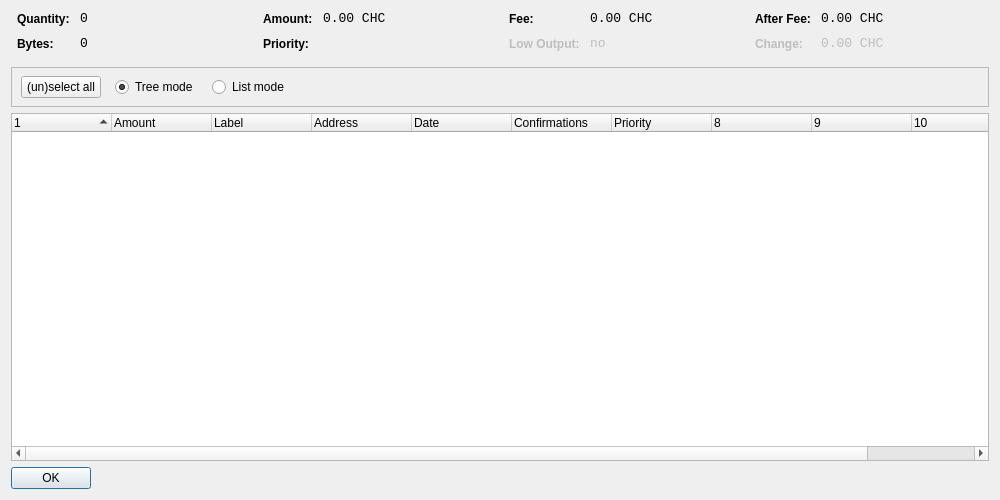
<?xml version="1.0" encoding="UTF-8"?>
<ui version="4.0">
 <class>CoinControlDialog</class>
 <widget class="QDialog" name="CoinControlDialog">
  <property name="geometry">
   <rect>
    <x>0</x>
    <y>0</y>
    <width>1000</width>
    <height>500</height>
   </rect>
  </property>
  <property name="windowTitle">
   <string>Coin Control</string>
  </property>
  <layout class="QVBoxLayout" name="verticalLayout">
   <item>
    <layout class="QHBoxLayout" name="horizontalLayoutTop" stretch="0,0,0,0">
     <property name="topMargin">
      <number>0</number>
     </property>
     <property name="bottomMargin">
      <number>10</number>
     </property>
     <item>
      <layout class="QFormLayout" name="formLayoutCoinControl1">
       <property name="horizontalSpacing">
        <number>10</number>
       </property>
       <property name="verticalSpacing">
        <number>10</number>
       </property>
       <property name="leftMargin">
        <number>6</number>
       </property>
       <property name="rightMargin">
        <number>6</number>
       </property>
       <item row="0" column="0">
        <widget class="QLabel" name="labelCoinControlQuantityText">
         <property name="styleSheet">
          <string notr="true">font-weight:bold;</string>
         </property>
         <property name="text">
          <string>Quantity:</string>
         </property>
        </widget>
       </item>
       <item row="0" column="1">
        <widget class="QLabel" name="labelCoinControlQuantity">
         <property name="font">
          <font>
           <family>Monospace</family>
           <pointsize>10</pointsize>
          </font>
         </property>
         <property name="cursor">
          <cursorShape>IBeamCursor</cursorShape>
         </property>
         <property name="contextMenuPolicy">
          <enum>Qt::ActionsContextMenu</enum>
         </property>
         <property name="text">
          <string notr="true">0</string>
         </property>
         <property name="textInteractionFlags">
          <set>Qt::LinksAccessibleByMouse|Qt::TextSelectableByKeyboard|Qt::TextSelectableByMouse</set>
         </property>
        </widget>
       </item>
       <item row="1" column="0">
        <widget class="QLabel" name="labelCoinControlBytesText">
         <property name="styleSheet">
          <string notr="true">font-weight:bold;</string>
         </property>
         <property name="text">
          <string>Bytes:</string>
         </property>
        </widget>
       </item>
       <item row="1" column="1">
        <widget class="QLabel" name="labelCoinControlBytes">
         <property name="font">
          <font>
           <family>Monospace</family>
           <pointsize>10</pointsize>
          </font>
         </property>
         <property name="cursor">
          <cursorShape>IBeamCursor</cursorShape>
         </property>
         <property name="contextMenuPolicy">
          <enum>Qt::ActionsContextMenu</enum>
         </property>
         <property name="text">
          <string notr="true">0</string>
         </property>
         <property name="textInteractionFlags">
          <set>Qt::LinksAccessibleByMouse|Qt::TextSelectableByKeyboard|Qt::TextSelectableByMouse</set>
         </property>
        </widget>
       </item>
      </layout>
     </item>
     <item>
      <layout class="QFormLayout" name="formLayoutCoinControl2">
       <property name="horizontalSpacing">
        <number>10</number>
       </property>
       <property name="verticalSpacing">
        <number>10</number>
       </property>
       <property name="leftMargin">
        <number>6</number>
       </property>
       <property name="rightMargin">
        <number>6</number>
       </property>
       <item row="0" column="0">
        <widget class="QLabel" name="labelCoinControlAmountText">
         <property name="styleSheet">
          <string notr="true">font-weight:bold;</string>
         </property>
         <property name="text">
          <string>Amount:</string>
         </property>
        </widget>
       </item>
       <item row="0" column="1">
        <widget class="QLabel" name="labelCoinControlAmount">
         <property name="font">
          <font>
           <family>Monospace</family>
           <pointsize>10</pointsize>
          </font>
         </property>
         <property name="cursor">
          <cursorShape>IBeamCursor</cursorShape>
         </property>
         <property name="contextMenuPolicy">
          <enum>Qt::ActionsContextMenu</enum>
         </property>
         <property name="text">
          <string notr="true">0.00 CHC</string>
         </property>
         <property name="textInteractionFlags">
          <set>Qt::LinksAccessibleByMouse|Qt::TextSelectableByKeyboard|Qt::TextSelectableByMouse</set>
         </property>
        </widget>
       </item>
       <item row="1" column="0">
        <widget class="QLabel" name="labelCoinControlPriorityText">
         <property name="styleSheet">
          <string notr="true">font-weight:bold;</string>
         </property>
         <property name="text">
          <string>Priority:</string>
         </property>
        </widget>
       </item>
       <item row="1" column="1">
        <widget class="QLabel" name="labelCoinControlPriority">
         <property name="font">
          <font>
           <family>Monospace</family>
           <pointsize>10</pointsize>
          </font>
         </property>
         <property name="cursor">
          <cursorShape>IBeamCursor</cursorShape>
         </property>
         <property name="contextMenuPolicy">
          <enum>Qt::ActionsContextMenu</enum>
         </property>
         <property name="text">
          <string/>
         </property>
         <property name="textInteractionFlags">
          <set>Qt::LinksAccessibleByMouse|Qt::TextSelectableByKeyboard|Qt::TextSelectableByMouse</set>
         </property>
        </widget>
       </item>
      </layout>
     </item>
     <item>
      <layout class="QFormLayout" name="formLayoutCoinControl3">
       <property name="horizontalSpacing">
        <number>10</number>
       </property>
       <property name="verticalSpacing">
        <number>10</number>
       </property>
       <property name="leftMargin">
        <number>6</number>
       </property>
       <property name="rightMargin">
        <number>6</number>
       </property>
       <item row="0" column="0">
        <widget class="QLabel" name="labelCoinControlFeeText">
         <property name="styleSheet">
          <string notr="true">font-weight:bold;</string>
         </property>
         <property name="text">
          <string>Fee:</string>
         </property>
        </widget>
       </item>
       <item row="0" column="1">
        <widget class="QLabel" name="labelCoinControlFee">
         <property name="font">
          <font>
           <family>Monospace</family>
           <pointsize>10</pointsize>
          </font>
         </property>
         <property name="cursor">
          <cursorShape>IBeamCursor</cursorShape>
         </property>
         <property name="contextMenuPolicy">
          <enum>Qt::ActionsContextMenu</enum>
         </property>
         <property name="text">
          <string notr="true">0.00 CHC</string>
         </property>
         <property name="textInteractionFlags">
          <set>Qt::LinksAccessibleByMouse|Qt::TextSelectableByKeyboard|Qt::TextSelectableByMouse</set>
         </property>
        </widget>
       </item>
       <item row="1" column="0">
        <widget class="QLabel" name="labelCoinControlLowOutputText">
         <property name="enabled">
          <bool>false</bool>
         </property>
         <property name="styleSheet">
          <string notr="true">font-weight:bold;</string>
         </property>
         <property name="text">
          <string>Low Output:</string>
         </property>
        </widget>
       </item>
       <item row="1" column="1">
        <widget class="QLabel" name="labelCoinControlLowOutput">
         <property name="enabled">
          <bool>false</bool>
         </property>
         <property name="font">
          <font>
           <family>Monospace</family>
           <pointsize>10</pointsize>
          </font>
         </property>
         <property name="cursor">
          <cursorShape>IBeamCursor</cursorShape>
         </property>
         <property name="contextMenuPolicy">
          <enum>Qt::ActionsContextMenu</enum>
         </property>
         <property name="text">
          <string notr="true">no</string>
         </property>
         <property name="textInteractionFlags">
          <set>Qt::LinksAccessibleByMouse|Qt::TextSelectableByKeyboard|Qt::TextSelectableByMouse</set>
         </property>
        </widget>
       </item>
      </layout>
     </item>
     <item>
      <layout class="QFormLayout" name="formLayoutCoinControl4">
       <property name="horizontalSpacing">
        <number>10</number>
       </property>
       <property name="verticalSpacing">
        <number>10</number>
       </property>
       <property name="leftMargin">
        <number>6</number>
       </property>
       <property name="rightMargin">
        <number>6</number>
       </property>
       <item row="0" column="0">
        <widget class="QLabel" name="labelCoinControlAfterFeeText">
         <property name="styleSheet">
          <string notr="true">font-weight:bold;</string>
         </property>
         <property name="text">
          <string>After Fee:</string>
         </property>
        </widget>
       </item>
       <item row="0" column="1">
        <widget class="QLabel" name="labelCoinControlAfterFee">
         <property name="font">
          <font>
           <family>Monospace</family>
           <pointsize>10</pointsize>
          </font>
         </property>
         <property name="cursor">
          <cursorShape>IBeamCursor</cursorShape>
         </property>
         <property name="contextMenuPolicy">
          <enum>Qt::ActionsContextMenu</enum>
         </property>
         <property name="text">
          <string notr="true">0.00 CHC</string>
         </property>
         <property name="textInteractionFlags">
          <set>Qt::LinksAccessibleByMouse|Qt::TextSelectableByKeyboard|Qt::TextSelectableByMouse</set>
         </property>
        </widget>
       </item>
       <item row="1" column="0">
        <widget class="QLabel" name="labelCoinControlChangeText">
         <property name="enabled">
          <bool>false</bool>
         </property>
         <property name="styleSheet">
          <string notr="true">font-weight:bold;</string>
         </property>
         <property name="text">
          <string>Change:</string>
         </property>
        </widget>
       </item>
       <item row="1" column="1">
        <widget class="QLabel" name="labelCoinControlChange">
         <property name="enabled">
          <bool>false</bool>
         </property>
         <property name="font">
          <font>
           <family>Monospace</family>
           <pointsize>10</pointsize>
          </font>
         </property>
         <property name="cursor">
          <cursorShape>IBeamCursor</cursorShape>
         </property>
         <property name="contextMenuPolicy">
          <enum>Qt::ActionsContextMenu</enum>
         </property>
         <property name="text">
          <string notr="true">0.00 CHC</string>
         </property>
         <property name="textInteractionFlags">
          <set>Qt::LinksAccessibleByMouse|Qt::TextSelectableByKeyboard|Qt::TextSelectableByMouse</set>
         </property>
        </widget>
       </item>
      </layout>
     </item>
    </layout>
   </item>
   <item>
    <widget class="QFrame" name="frame">
     <property name="minimumSize">
      <size>
       <width>0</width>
       <height>40</height>
      </size>
     </property>
     <property name="frameShape">
      <enum>QFrame::StyledPanel</enum>
     </property>
     <property name="frameShadow">
      <enum>QFrame::Sunken</enum>
     </property>
     <widget class="QWidget" name="horizontalLayoutWidget">
      <property name="geometry">
       <rect>
        <x>10</x>
        <y>0</y>
        <width>781</width>
        <height>41</height>
       </rect>
      </property>
      <layout class="QHBoxLayout" name="horizontalLayoutPanel" stretch="0,0,0,0,0">
       <property name="spacing">
        <number>14</number>
       </property>
       <item>
        <widget class="QPushButton" name="pushButtonSelectAll">
         <property name="sizePolicy">
          <sizepolicy hsizetype="Maximum" vsizetype="Fixed">
           <horstretch>0</horstretch>
           <verstretch>0</verstretch>
          </sizepolicy>
         </property>
         <property name="text">
          <string>(un)select all</string>
         </property>
        </widget>
       </item>
       <item>
        <widget class="QRadioButton" name="radioTreeMode">
         <property name="sizePolicy">
          <sizepolicy hsizetype="Maximum" vsizetype="Fixed">
           <horstretch>0</horstretch>
           <verstretch>0</verstretch>
          </sizepolicy>
         </property>
         <property name="text">
          <string>Tree mode</string>
         </property>
         <property name="checked">
          <bool>true</bool>
         </property>
        </widget>
       </item>
       <item>
        <widget class="QRadioButton" name="radioListMode">
         <property name="sizePolicy">
          <sizepolicy hsizetype="Maximum" vsizetype="Fixed">
           <horstretch>0</horstretch>
           <verstretch>0</verstretch>
          </sizepolicy>
         </property>
         <property name="text">
          <string>List mode</string>
         </property>
        </widget>
       </item>
       <item>
        <spacer name="horizontalSpacer">
         <property name="orientation">
          <enum>Qt::Horizontal</enum>
         </property>
         <property name="sizeHint" stdset="0">
          <size>
           <width>40</width>
           <height>20</height>
          </size>
         </property>
        </spacer>
       </item>
      </layout>
     </widget>
    </widget>
   </item>
   <item>
    <widget class="CoinControlTreeWidget" name="treeWidget">
     <property name="contextMenuPolicy">
      <enum>Qt::CustomContextMenu</enum>
     </property>
     <property name="sortingEnabled">
      <bool>false</bool>
     </property>
     <property name="columnCount">
      <number>11</number>
     </property>
     <attribute name="headerShowSortIndicator" stdset="0">
      <bool>true</bool>
     </attribute>
     <attribute name="headerStretchLastSection">
      <bool>false</bool>
     </attribute>
     <column>
      <property name="text">
       <string/>
      </property>
     </column>
     <column>
      <property name="text">
       <string>Amount</string>
      </property>
     </column>
     <column>
      <property name="text">
       <string>Label</string>
      </property>
     </column>
     <column>
      <property name="text">
       <string>Address</string>
      </property>
     </column>
     <column>
      <property name="text">
       <string>Date</string>
      </property>
     </column>
     <column>
      <property name="text">
       <string>Confirmations</string>
      </property>
      <property name="toolTip">
       <string>Confirmed</string>
      </property>
     </column>
     <column>
      <property name="text">
       <string>Priority</string>
      </property>
     </column>
     <column>
      <property name="text">
       <string/>
      </property>
     </column>
     <column>
      <property name="text">
       <string/>
      </property>
     </column>
     <column>
      <property name="text">
       <string/>
      </property>
     </column>
     <column>
      <property name="text">
       <string/>
      </property>
     </column>
    </widget>
   </item>
   <item>
    <widget class="QDialogButtonBox" name="buttonBox">
     <property name="sizePolicy">
      <sizepolicy hsizetype="Maximum" vsizetype="Fixed">
       <horstretch>0</horstretch>
       <verstretch>0</verstretch>
      </sizepolicy>
     </property>
     <property name="orientation">
      <enum>Qt::Horizontal</enum>
     </property>
     <property name="standardButtons">
      <set>QDialogButtonBox::Ok</set>
     </property>
    </widget>
   </item>
  </layout>
 </widget>
 <customwidgets>
  <customwidget>
   <class>CoinControlTreeWidget</class>
   <extends>QTreeWidget</extends>
   <header>coincontroltreewidget.h</header>
  </customwidget>
 </customwidgets>
 <resources/>
 <connections/>
</ui>
